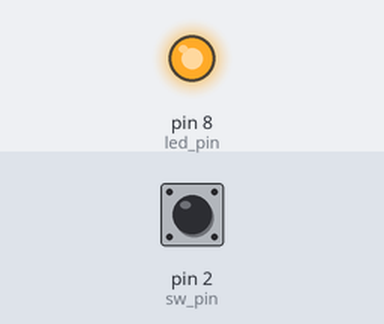
A sketch run on a simulated Arduino Uno, built with avr-gcc and run on an emulated ATmega328P. Parts: output pins drawn as LEDs (lit = HIGH). Inputs (shaded band) come from the test bench; at power-on: pin 2 (sw_pin) HIGH.

Above: at 1.2 s.
1.3 s: pin 2 (sw_pin) pulled LOW for 0.15 s
At 2.4 s:
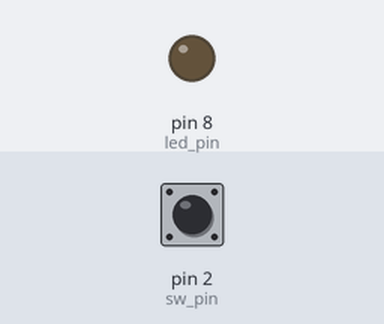
2.9 s: pin 2 (sw_pin) pulled LOW for 1 s
At 3.6 s:
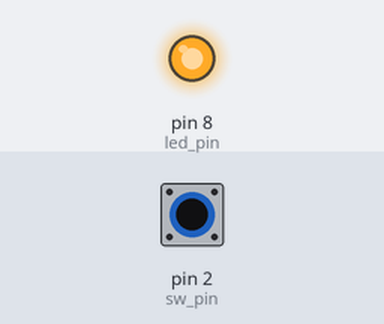
5.4 s: pin 2 (sw_pin) pulled LOW for 3.2 s
At 6.7 s:
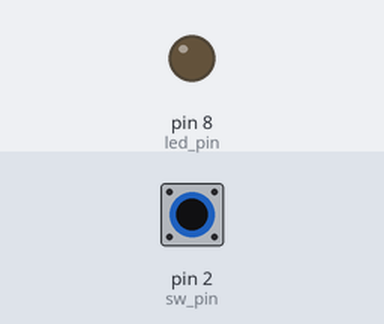
Timing chart, 0 to 8.4 s (numbered marks = the images above; inputs shaded):
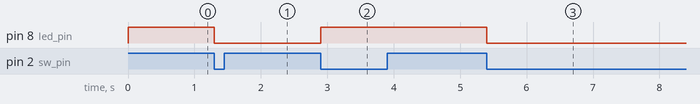

The sketch:

app.ino
```cpp
// Switch 눌려질 때마다 LED on/off 점멸(외부 인터럽트 사용)
const int sw_pin = 2;           // 스위치 연결핀(INT1 핀)
const int led_pin = 8;          // LED 연결핀
volatile boolean led_st = HIGH; // LED 초기 상태(OFF)
// 외부 인터럽트1 처리 함수
void flash(void)
{
    led_st = !led_st;              // LED 상태 반전
    digitalWrite(led_pin, led_st); // LED 상태 반전 출력
}
void setup()
{
    pinMode(sw_pin, INPUT_PULLUP);
    // 외부 인터럽트 설정
    // attachInterrupt(1, flash, FALLING);
    attachInterrupt(digitalPinToInterrupt(sw_pin), flash, FALLING);
    pinMode(led_pin, OUTPUT);      // LED 연결핀 출력 설정
    digitalWrite(led_pin, led_st); // LED 초기상태 출력
}
void loop() {}
```

Measured:
- after the input at 1.3 s, pin 8 (led_pin): HIGH → LOW at once
- after the input at 2.9 s, pin 8 (led_pin): LOW → HIGH at once
- after the input at 5.4 s, pin 8 (led_pin): HIGH → LOW at once
